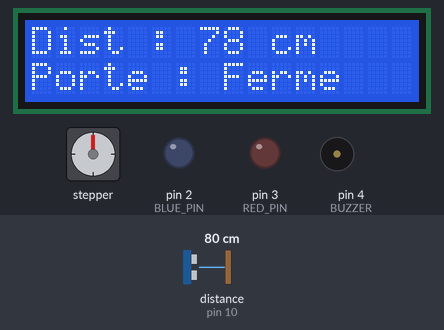
A sketch run on a simulated Arduino Uno, built with avr-gcc and run on an emulated ATmega328P. Parts: 16×2 character LCD, stepper motor, output pins drawn as LEDs (lit = HIGH), buzzer (waves = sounding, pin HIGH). Wiring (inferred from the names in the program): ultrasonic range finder: trigger pin 9; echo pin 10. Dashed ring = blinking. The test bench sets the inputs (shaded band); at power-on: distance to the obstacle (sensor on pin 10) 80 cm. The echo pulse lasts 58.3 µs per cm; stepper angles assume 200 steps per turn; pins used as bus, display or sensor lines are not drawn.

Above: at 3.2 s.
3.3 s: distance to the obstacle (sensor on pin 10) set to 18 cm
At 3.58 s:
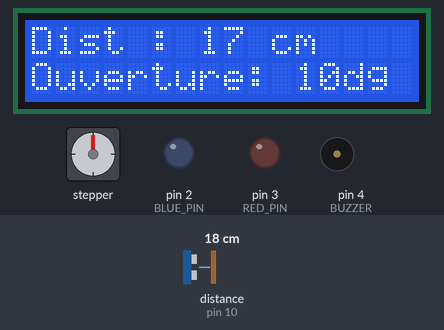
5.9 s: distance to the obstacle (sensor on pin 10) set to 15 cm
At 6.12 s:
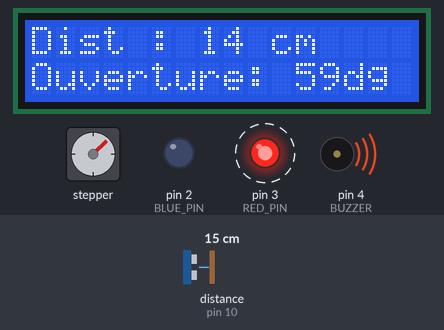
8.4 s: distance to the obstacle (sensor on pin 10) set to 120 cm
At 8.62 s:
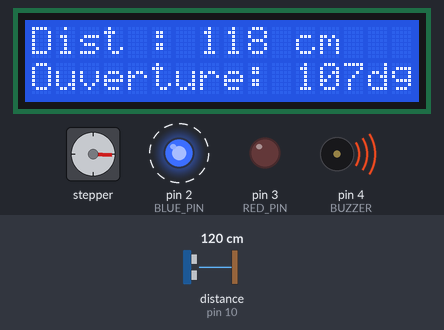
11.4 s: distance to the obstacle (sensor on pin 10) set to 67 cm
At 12.49 s:
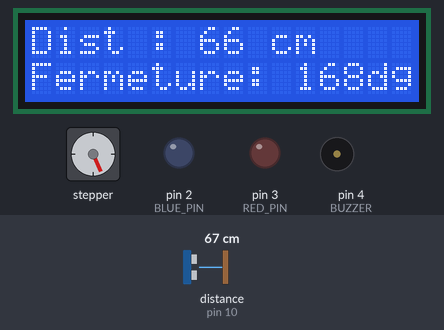
14.1 s: distance to the obstacle (sensor on pin 10) set to 56 cm
At 14.5 s:
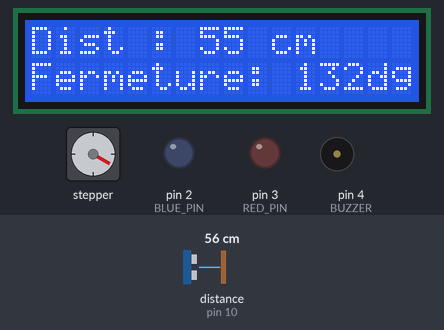
17.1 s: distance to the obstacle (sensor on pin 10) set to 2 cm
At 29.31 s:
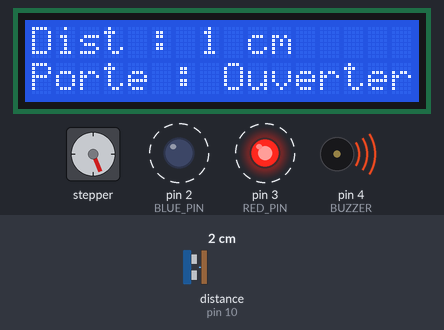
Timing chart, 0 to 30.3 s (numbered marks = the images above; inputs shaded):
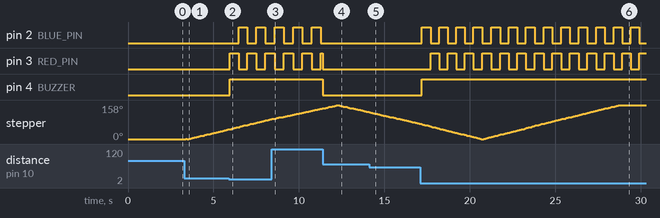

The sketch:

maison_intelligente.ino
```cpp
#include <LCD_I2C.h>
#include <Wire.h>
#include <AccelStepper.h>
#include <HCSR04.h>

#define MOTOR_INTERFACE_TYPE 4

#define IN_1 31
#define IN_2 33
#define IN_3 35
#define IN_4 37

#define TRIGGER_PIN 9
#define ECHO_PIN 10

#define RED_PIN 3

#define BLUE_PIN 2
#define BUZZER 4

LCD_I2C lcd(0x27, 16, 2);
AccelStepper myStepper(MOTOR_INTERFACE_TYPE, IN_1, IN_3, IN_2, IN_4);

#define STEPS_PER_REVOLUTION 200
#define MIN_ANGLE 10
#define MAX_ANGLE 170
#define QUART_CIRCLE_STEPS_OPEN (STEPS_PER_REVOLUTION * (MAX_ANGLE - MIN_ANGLE) / 360.0)

unsigned long duration;
unsigned long distance;
String doorStatus = "Ferme";
unsigned long lastDistanceMeasurement = 0;

const unsigned long ALARM_THRESHOLD = 15;
const unsigned long LED_BLINK_INTERVAL = 500;
bool ledState = false;
unsigned long lastLedSwitchTime = 0;

bool isOpening = false;
bool isClosing = false;
int targetSteps = 0;
int currentDegree = MIN_ANGLE;

void setup() {
  lcd.begin();
  Serial.begin(9600);

  pinMode(RED_PIN, OUTPUT);

  pinMode(BLUE_PIN, OUTPUT);
  pinMode(BUZZER, OUTPUT);

  lcd.backlight();
  lcd.setCursor(0, 0);
  lcd.print("2419796");
  lcd.setCursor(0, 1);
  lcd.print("Labo 5");
  delay(2000);

  lcd.clear();
  lcd.print("Distance:");
  lcd.setCursor(0, 1);
  lcd.print(doorStatus);

  pinMode(TRIGGER_PIN, OUTPUT);
  pinMode(ECHO_PIN, INPUT);

  myStepper.setMaxSpeed(1000);
  myStepper.setAcceleration(500);
  myStepper.setSpeed(200);
}

unsigned long measureDistance() {
  digitalWrite(TRIGGER_PIN, LOW);
  delayMicroseconds(2);
  digitalWrite(TRIGGER_PIN, HIGH);
  delayMicroseconds(10);
  digitalWrite(TRIGGER_PIN, LOW);

  duration = pulseIn(ECHO_PIN, HIGH, 30000);
  if (duration == 0) return 999;
  return duration * 0.034 / 2;
}

void updateDisplay() {
  lcd.setCursor(0, 0);
  lcd.print("Dist : ");
  lcd.print(distance);
  lcd.print(" cm    ");

  lcd.setCursor(0, 1);
  lcd.print("Porte : ");
  lcd.print(doorStatus);
}

unsigned long lastAlarmTime = 0;
bool alarmActive = false;

void handleAlarmEffects() {
  unsigned long currentTime = millis();

  if (distance <= ALARM_THRESHOLD) {

    digitalWrite(BUZZER, HIGH);
    alarmActive = true;
    lastAlarmTime = currentTime;

    if (currentTime - lastLedSwitchTime >= LED_BLINK_INTERVAL) {
      lastLedSwitchTime = currentTime;
      ledState = !ledState;
      digitalWrite(RED_PIN, ledState);
      digitalWrite(BLUE_PIN, !ledState);
    }

  } else {
    if (alarmActive && (currentTime - lastAlarmTime >= 3000)) {
      digitalWrite(BUZZER, LOW);
      digitalWrite(RED_PIN, LOW);
      digitalWrite(BLUE_PIN, LOW);
      alarmActive = false;
    } else if (alarmActive) {
      if (currentTime - lastLedSwitchTime >= LED_BLINK_INTERVAL) {
        lastLedSwitchTime = currentTime;
        ledState = !ledState;
        digitalWrite(RED_PIN, ledState);
        digitalWrite(BLUE_PIN, !ledState);
      }
    }
  }
}

void openDoorNonBlocking() {
  if (!isOpening && doorStatus == "Ferme") {
    isOpening = true;
    isClosing = false;
    currentDegree = MIN_ANGLE;
    doorStatus = "Ouverture";
  }

  if (isOpening) {
    if (currentDegree <= MAX_ANGLE) {
      int steps = map(currentDegree, MIN_ANGLE, MAX_ANGLE, 0, QUART_CIRCLE_STEPS_OPEN);
      myStepper.moveTo(steps);
      myStepper.run();

      if (myStepper.distanceToGo() == 0) {
        currentDegree++;
      }

      lcd.setCursor(0, 1);
      lcd.print("Ouverture: ");
      lcd.print(currentDegree);
      lcd.print("dg    ");
    } else {
      isOpening = false;
      doorStatus = "Ouverte";
    }
  }
}

void closeDoorNonBlocking() {
  if (!isClosing && doorStatus == "Ouverte") {
    isClosing = true;
    isOpening = false;
    currentDegree = MAX_ANGLE;
    doorStatus = "Fermeture";
  }

  if (isClosing) {
    if (currentDegree >= MIN_ANGLE) {
      int steps = map(currentDegree, MIN_ANGLE, MAX_ANGLE, 0, QUART_CIRCLE_STEPS_OPEN);
      myStepper.moveTo(steps);
      myStepper.run();

      if (myStepper.distanceToGo() == 0) {
        currentDegree--;
      }

      lcd.setCursor(0, 1);
      lcd.print("Fermeture: ");
      lcd.print(currentDegree);
      lcd.print("dg    ");
    } else {
      isClosing = false;
      doorStatus = "Ferme";
    }
  }
}

void loop() {
  if (millis() - lastDistanceMeasurement >= 50) {
    lastDistanceMeasurement = millis();
    distance = measureDistance();
    updateDisplay();
  }

  handleAlarmEffects();

  if (distance < 60 && doorStatus == "Ferme" && !isOpening) {
    openDoorNonBlocking();
  } else if (distance > 60 && doorStatus == "Ouverte" && !isClosing) {
    closeDoorNonBlocking();
  }

  if (isOpening) openDoorNonBlocking();
  if (isClosing) closeDoorNonBlocking();
}
```

Measured:
- the behaviour switches between 17 and 16 cm on distance to the obstacle (sensor on pin 10) (found by bisection; images 1 and 2)
- the behaviour switches between 62 and 61 cm on distance to the obstacle (sensor on pin 10) (found by bisection; images 4 and 5)
- after the input at 5.9 s, pin 2 (BLUE_PIN): alternates HIGH for 0.52 s and LOW for 0.52 s, starting after 0.57 s; pin 3 (RED_PIN): alternates HIGH for 0.52 s and LOW for 0.52 s, starting after 0.05 s; pin 4 (BUZZER): LOW → HIGH after 0.05 s
- after the input at 8.4 s, pin 4 (BUZZER): HIGH → LOW after 3.0 s
- after the input at 17.1 s, pin 2 (BLUE_PIN): alternates HIGH for 0.51 s and LOW for 0.51 s, starting after 0.07 s; pin 3 (RED_PIN): alternates HIGH for 0.51 s and LOW for 0.50 s, starting after 0.60 s; pin 4 (BUZZER): LOW → HIGH after 0.07 s
